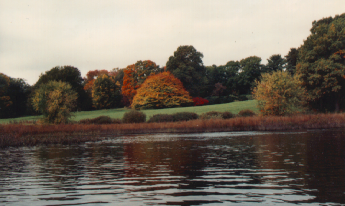
%> input picture lab01/autumn.tif, 345 x 206 px; the run also reads 2 pictures not shown here
$ octave zad1.m   (GNU Octave 9; MATLAB toolbox functions it lacks are replaced by stand-ins)
%> lines starting %> are read from the running program, lines starting %| are printed output that depends on the picture; pictures that were not available may be replaced by others from this repository, and a replacement may not be noted
[I1, map1] = imread('autumn.tif');
%> I1 is the input picture: size 206x345x3 uint8; mean R, G, B 119.7, 110.2, 98.9
%> map1 = []
[I2, map2] = imread('canoe.tif');
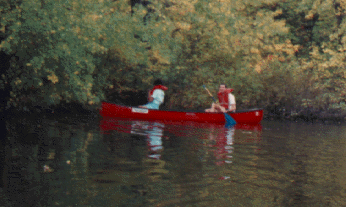
%> input picture lab01/canoe.tif, 346 x 207 px
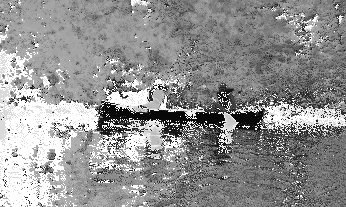
%> I2: size 207x346 uint8; min 7, max 255, mean 145.5
%> map2 = 256 rows, first 12: [1 1 1; 1 1 0; 1 0 1; 1 0 0; 0 1 1; 0 1 0; 0 0 1; 0 0 0; 0.518 0 0; 0.451 0 0; 0.388 0 0; 0.549 0.0627 0.0627]
[I3, map3] = imread('4.1.05.BMP');
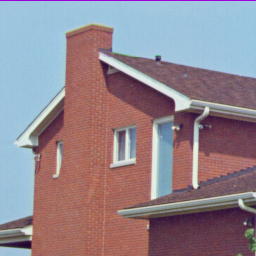
%> input picture lab01/4.1.05.BMP, 256 x 256 px
%> I3 is the input picture: size 256x256x3 uint8; mean R, G, B 146.6, 133, 142
%> map3 = []
[I4, map4] = imread('4.1.06.jpg');
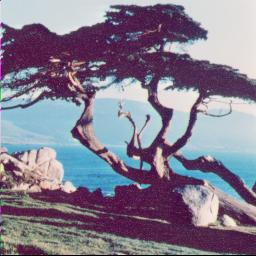
%> input picture lab01/4.1.06.jpg, 256 x 256 px
%> I4 is the input picture: size 256x256x3 uint8; mean R, G, B 132.2, 124.9, 143.2
%> map4 = []
[I5, map5] = imread('4.1.06.tiff');
%> map5 = []
[I6, map6] = imread('4.2.03.BMP');
%> map6 = []
%> (the run ends here)
